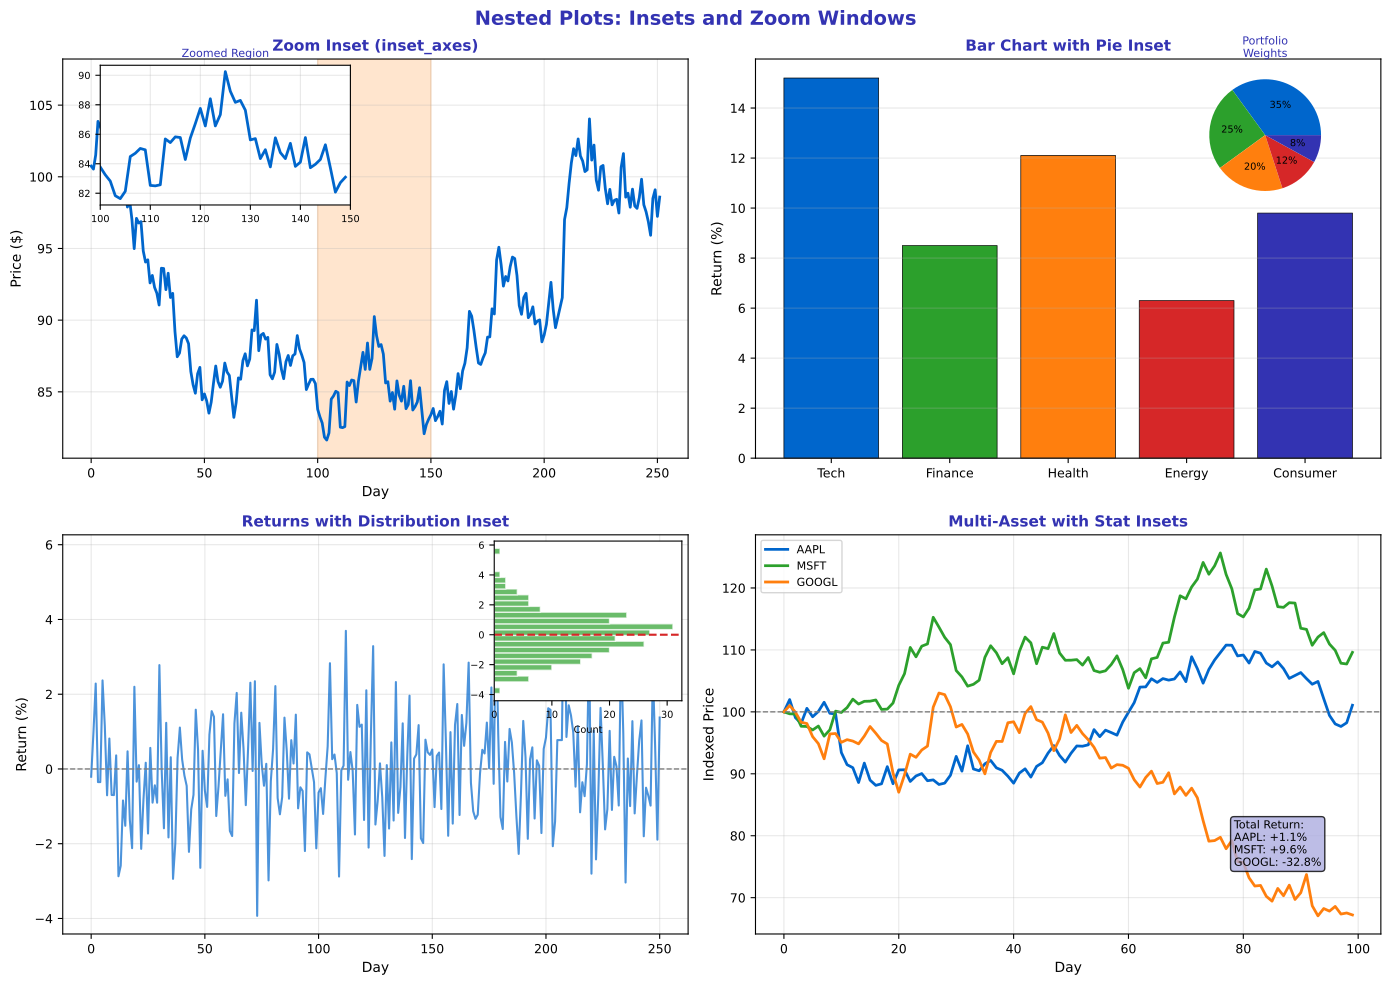

This figure's Python source:
"""Nested Plots - Inset axes and zoom windows"""
import matplotlib.pyplot as plt
from mpl_toolkits.axes_grid1.inset_locator import inset_axes, mark_inset
import numpy as np
import pandas as pd
from pathlib import Path

plt.rcParams.update({
    'font.size': 10,
    'axes.labelsize': 10,
    'axes.titlesize': 11,
    'xtick.labelsize': 9,
    'ytick.labelsize': 9,
    'legend.fontsize': 9,
    'figure.figsize': (10, 6),
    'figure.dpi': 150
})

MLPURPLE = '#3333B2'
MLLAVENDER = '#ADADE0'
MLBLUE = '#0066CC'
MLORANGE = '#FF7F0E'
MLGREEN = '#2CA02C'
MLRED = '#D62728'

np.random.seed(42)

fig, axes = plt.subplots(2, 2, figsize=(14, 10))
fig.suptitle('Nested Plots: Insets and Zoom Windows', fontsize=14, fontweight='bold', color=MLPURPLE)

# Generate data
days = 252
prices = 100 * np.exp(np.cumsum(np.random.randn(days) * 0.015))

# Plot 1: Zoom inset
ax1 = axes[0, 0]
ax1.plot(prices, color=MLBLUE, linewidth=2)
ax1.set_title('Zoom Inset (inset_axes)', fontsize=11, fontweight='bold', color=MLPURPLE)
ax1.set_xlabel('Day', fontsize=10)
ax1.set_ylabel('Price ($)', fontsize=10)
ax1.grid(alpha=0.3)

# Add inset for zoom
ax_inset = inset_axes(ax1, width="40%", height="35%", loc='upper left',
                       bbox_to_anchor=(0.05, 0, 1, 1), bbox_transform=ax1.transAxes)
zoom_start, zoom_end = 100, 150
ax_inset.plot(range(zoom_start, zoom_end), prices[zoom_start:zoom_end], color=MLBLUE, linewidth=2)
ax_inset.set_xlim(zoom_start, zoom_end)
ax_inset.set_title('Zoomed Region', fontsize=8, color=MLPURPLE)
ax_inset.tick_params(labelsize=7)
ax_inset.grid(alpha=0.3)

# Mark zoom region
ax1.axvspan(zoom_start, zoom_end, alpha=0.2, color=MLORANGE)

# Plot 2: Pie inset in bar chart
ax2 = axes[0, 1]
sectors = ['Tech', 'Finance', 'Health', 'Energy', 'Consumer']
returns = [15.2, 8.5, 12.1, 6.3, 9.8]
colors = [MLBLUE, MLGREEN, MLORANGE, MLRED, MLPURPLE]

ax2.bar(sectors, returns, color=colors, edgecolor='black', linewidth=0.5)
ax2.set_title('Bar Chart with Pie Inset', fontsize=11, fontweight='bold', color=MLPURPLE)
ax2.set_ylabel('Return (%)', fontsize=10)
ax2.grid(alpha=0.3, axis='y')

# Add pie inset
ax_pie = inset_axes(ax2, width="35%", height="35%", loc='upper right')
weights = [0.35, 0.25, 0.20, 0.12, 0.08]
ax_pie.pie(weights, colors=colors, autopct='%1.0f%%', textprops={'fontsize': 7})
ax_pie.set_title('Portfolio\nWeights', fontsize=8, color=MLPURPLE)

# Plot 3: Secondary data inset
ax3 = axes[1, 0]
returns = np.diff(np.log(prices)) * 100

ax3.plot(returns, color=MLBLUE, linewidth=1.5, alpha=0.7)
ax3.axhline(0, color='gray', linestyle='--', linewidth=1)
ax3.set_title('Returns with Distribution Inset', fontsize=11, fontweight='bold', color=MLPURPLE)
ax3.set_xlabel('Day', fontsize=10)
ax3.set_ylabel('Return (%)', fontsize=10)
ax3.grid(alpha=0.3)

# Add histogram inset
ax_hist = inset_axes(ax3, width="30%", height="40%", loc='upper right')
ax_hist.hist(returns, bins=25, color=MLGREEN, alpha=0.7, edgecolor='white', orientation='horizontal')
ax_hist.axhline(0, color=MLRED, linestyle='--', linewidth=1.5)
ax_hist.tick_params(labelsize=7)
ax_hist.set_xlabel('Count', fontsize=7)

# Plot 4: Multiple insets
ax4 = axes[1, 1]

# Multi-asset comparison
assets = ['AAPL', 'MSFT', 'GOOGL']
asset_prices = {}
for asset in assets:
    asset_prices[asset] = 100 + np.cumsum(np.random.randn(100) * 2)

for asset, color in zip(assets, [MLBLUE, MLGREEN, MLORANGE]):
    ax4.plot(asset_prices[asset] / asset_prices[asset][0] * 100, color=color, linewidth=2, label=asset)

ax4.axhline(100, color='gray', linestyle='--', linewidth=1)
ax4.set_title('Multi-Asset with Stat Insets', fontsize=11, fontweight='bold', color=MLPURPLE)
ax4.set_xlabel('Day', fontsize=10)
ax4.set_ylabel('Indexed Price', fontsize=10)
ax4.legend(fontsize=8, loc='upper left')
ax4.grid(alpha=0.3)

# Add statistics inset
ax_stats = inset_axes(ax4, width="25%", height="30%", loc='lower right')
ax_stats.axis('off')
final_returns = [(asset_prices[a][-1] / asset_prices[a][0] - 1) * 100 for a in assets]
stats_text = '\n'.join([f'{a}: {r:+.1f}%' for a, r in zip(assets, final_returns)])
ax_stats.text(0.1, 0.9, 'Total Return:\n' + stats_text, transform=ax_stats.transAxes, fontsize=8,
              verticalalignment='top', bbox=dict(boxstyle='round', facecolor=MLLAVENDER, alpha=0.8))

plt.tight_layout()
plt.savefig(Path(__file__).parent / 'chart.pdf', dpi=300, bbox_inches='tight')
plt.close()
